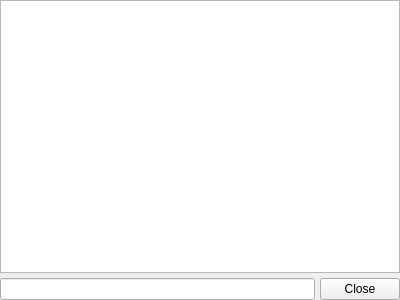
<?xml version="1.0" encoding="UTF-8"?>
<ui version="4.0">
 <class>Private</class>
 <widget class="QWidget" name="Private">
  <property name="geometry">
   <rect>
    <x>0</x>
    <y>0</y>
    <width>400</width>
    <height>300</height>
   </rect>
  </property>
  <property name="windowTitle">
   <string>Private</string>
  </property>
  <layout class="QVBoxLayout" name="verticalLayout_2">
   <property name="margin">
    <number>0</number>
   </property>
   <item>
    <layout class="QVBoxLayout" name="verticalLayout">
     <property name="spacing">
      <number>5</number>
     </property>
     <item>
      <widget class="QTextEdit" name="ChatLog">
       <property name="sizePolicy">
        <sizepolicy hsizetype="Expanding" vsizetype="Expanding">
         <horstretch>0</horstretch>
         <verstretch>2</verstretch>
        </sizepolicy>
       </property>
       <property name="minimumSize">
        <size>
         <width>0</width>
         <height>0</height>
        </size>
       </property>
       <property name="maximumSize">
        <size>
         <width>16777215</width>
         <height>16777215</height>
        </size>
       </property>
       <property name="baseSize">
        <size>
         <width>0</width>
         <height>400</height>
        </size>
       </property>
       <property name="focusPolicy">
        <enum>Qt::NoFocus</enum>
       </property>
       <property name="readOnly">
        <bool>true</bool>
       </property>
      </widget>
     </item>
     <item>
      <layout class="QHBoxLayout" name="horizontalLayout">
       <item>
        <widget class="QLineEdit" name="ChatEntry"/>
       </item>
       <item>
        <widget class="QPushButton" name="Close">
         <property name="sizePolicy">
          <sizepolicy hsizetype="Preferred" vsizetype="Fixed">
           <horstretch>0</horstretch>
           <verstretch>0</verstretch>
          </sizepolicy>
         </property>
         <property name="text">
          <string>Close</string>
         </property>
         <property name="icon">
          <iconset>
           <normaloff>icons/cancel.png</normaloff>icons/cancel.png</iconset>
         </property>
        </widget>
       </item>
      </layout>
     </item>
    </layout>
   </item>
  </layout>
 </widget>
 <resources/>
 <connections/>
</ui>
